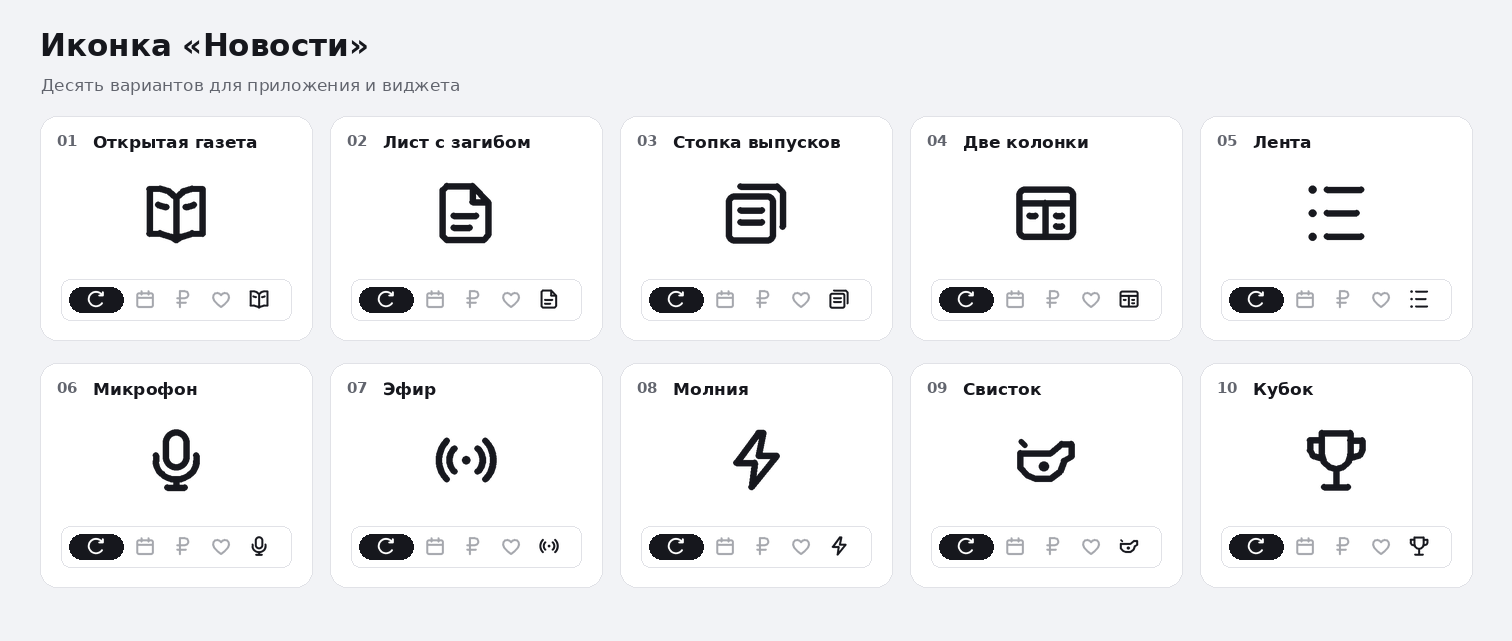

Generate this figure with Python:
"""Draw alternative Simple Tasks tab icons and show them in the widget panel."""

from pathlib import Path
from PIL import Image, ImageDraw, ImageFont

SURFACE = "#ffffff"
CANVAS = "#f2f3f6"
TEXT = "#16171d"
SECONDARY = "#62656e"
INACTIVE = "#a5a7ad"
BORDER = "#e1e2e7"
FONT = Path("/usr/share/fonts/truetype/dejavu")

VARIANTS = [
    "Открытая газета",
    "Лист с загибом",
    "Стопка выпусков",
    "Две колонки",
    "Лента",
    "Микрофон",
    "Эфир",
    "Молния",
    "Свисток",
    "Кубок",
]


class Mark:
    size = 192
    density = size / 24

    def __init__(self):
        self.mask = Image.new("L", (self.size, self.size))
        self.draw = ImageDraw.Draw(self.mask)

    def path(self, *points, weight=1.8):
        vertices = [(round(x * self.density), round(y * self.density)) for x, y in points]
        width = round(weight * self.density)
        self.draw.line(vertices, fill=255, width=width, joint="curve")
        radius = (width - 1) / 2
        for x, y in vertices:
            self.draw.ellipse((x - radius, y - radius, x + radius, y + radius), fill=255)

    def rounded(self, x1, y1, x2, y2, radius=1.5, weight=1.8):
        offset = weight / 2
        box = tuple(round(v * self.density) for v in (x1 - offset, y1 - offset, x2 + offset, y2 + offset))
        self.draw.rounded_rectangle(box, radius=round((radius + offset) * self.density),
                                    outline=255, width=round(weight * self.density))

    def dot(self, x, y, radius=1):
        box = tuple(round(v * self.density) for v in (x - radius, y - radius, x + radius, y + radius))
        self.draw.ellipse(box, fill=255)

    def arc(self, x1, y1, x2, y2, start, end, weight=1.8):
        from math import cos, radians, sin
        center_x, center_y = (x1 + x2) / 2, (y1 + y2) / 2
        radius_x, radius_y = (x2 - x1) / 2, (y2 - y1) / 2
        angles = [radians(start + (end - start) * i / 30) for i in range(31)]
        self.path(*[(center_x + radius_x * cos(angle), center_y + radius_y * sin(angle))
                    for angle in angles], weight=weight)


def icon(number):
    m = Mark()
    match number:
        case 1:
            m.path((12, 7.8), (10.1, 6.1), (7.6, 5.4), (4.8, 5.5), (4.8, 17.6),
                   (7.6, 17.5), (10.8, 18.5), (12, 19.4), (13.2, 18.5), (16.4, 17.5),
                   (19.2, 17.6), (19.2, 5.5), (16.4, 5.4), (13.9, 6.1), (12, 7.8), (12, 19.4))
            m.path((7.1, 9.7), (9.4, 10.4))
            m.path((14.6, 10.4), (16.9, 9.7))
        case 2:
            m.path((6.7, 4.6), (13.7, 4.6), (18, 9), (18, 18), (16.8, 19.4), (6.7, 19.4),
                   (5.6, 18.3), (5.6, 5.7), (6.7, 4.6))
            m.path((13.7, 4.6), (13.7, 9), (18, 9))
            m.path((8.6, 12.7), (14.8, 12.7))
            m.path((8.6, 16), (13, 16))
        case 3:
            m.path((7.7, 4.7), (17.8, 4.7), (19.3, 6.2), (19.3, 15.8))
            m.rounded(4.7, 7.5, 16.5, 19.3)
            m.path((7.7, 11.2), (13.6, 11.2))
            m.path((7.7, 14.5), (13.6, 14.5))
        case 4:
            m.rounded(4.8, 5.7, 19.2, 18.3)
            m.path((4.8, 9.3), (19.2, 9.3))
            m.path((11.8, 9.3), (11.8, 18.3))
            m.path((7.5, 12.8), (9.1, 12.8))
            m.path((14.7, 12.8), (16.4, 12.8))
            m.path((14.7, 15.6), (16.4, 15.6))
        case 5:
            for y, end in ((5.6, 18.9), (12, 17.6), (18.4, 18.9)):
                m.dot(5.6, y, 1.05)
                m.path((9.5, y), (end, y))
        case 6:
            m.rounded(9.3, 4.5, 14.7, 13.9, radius=2.7)
            m.arc(6.5, 7.5, 17.5, 17.3, 0, 180)
            m.path((6.5, 10.8), (6.5, 12.4))
            m.path((17.5, 10.8), (17.5, 12.4))
            m.path((12, 17.3), (12, 19.5))
            m.path((9.6, 19.5), (14.4, 19.5))
        case 7:
            m.dot(12, 12, 1.15)
            for start, end in ((135, 225), (315, 405)):
                m.arc(7.5, 7.5, 16.5, 16.5, start, end)
                m.arc(4.6, 4.6, 19.4, 19.4, start, end)
        case 8:
            m.path((12.6, 4.6), (6.6, 12.8), (11.6, 12.8), (10.7, 19.4), (17.6, 10.9),
                   (12.7, 10.9), (14, 4.6), (12.6, 4.6))
        case 9:
            m.path((5, 10.1), (13.2, 10.1), (16.2, 7.6), (18.9, 7.6), (18.9, 11.1),
                   (16.9, 12.3), (15.7, 15.3), (13.2, 17.1), (9.3, 17.1), (6.9, 16.1),
                   (5, 14.1), (5, 10.1))
            m.dot(11.4, 13.7, 1.35)
            m.path((6.3, 8), (5.2, 7), weight=1.55)
        case 10:
            m.path((8.1, 4.6), (15.9, 4.6), (15.9, 10.5), (15.3, 12.6), (13.8, 14),
                   (12, 14.5), (10.2, 14), (8.7, 12.6), (8.1, 10.5), (8.1, 4.6))
            m.path((8.1, 6.6), (4.9, 6.6), (4.9, 9.4), (5.6, 10.8), (8.1, 11.5))
            m.path((15.9, 6.6), (19.1, 6.6), (19.1, 9.4), (18.4, 10.8), (15.9, 11.5))
            m.path((12, 14.5), (12, 19.4))
            m.path((8.7, 19.4), (15.3, 19.4))
    return m.mask


def existing(symbol):
    m = Mark()
    match symbol:
        case "tasks":
            m.rounded(5.4, 7.1, 18.6, 18.7)
            m.path((5.4, 10.9), (18.6, 10.9))
            m.path((9, 5.4), (9, 8.2))
            m.path((15, 5.4), (15, 8.2))
        case "finance":
            m.path((9.4, 19), (9.4, 5.1), (13.2, 5.1), (15.6, 5.9),
                   (16.4, 7.6), (16.4, 9.1), (15.3, 10.8), (13.2, 11.4), (7.1, 11.4))
            m.path((7.1, 15.1), (14.4, 15.1))
        case "health":
            m.path((12, 18.9), (9.2, 16.8), (6.2, 13.5), (5.2, 10.9), (5.6, 8.6),
                   (6.9, 7.1), (9, 6.7), (10.8, 7.4), (12, 8.7), (13.2, 7.4),
                   (15, 6.7), (17.1, 7.1), (18.4, 8.6), (18.8, 10.9), (17.8, 13.5),
                   (14.8, 16.8), (12, 18.9))
        case "refresh":
            m.arc(5.3, 5.3, 18.7, 18.7, 35, 322)
            m.path((18.2, 5.7), (18.2, 8.8), (15, 8.8))
    return m.mask


def paste_mark(board, mask, center_x, center_y, pixels, color):
    scaled = mask.resize((pixels, pixels), Image.Resampling.LANCZOS)
    board.paste(color, (center_x - pixels // 2, center_y - pixels // 2,
                        center_x - pixels // 2 + pixels, center_y - pixels // 2 + pixels), scaled)


def render(path):
    board = Image.new("RGB", (1512, 641), CANVAS)
    d = ImageDraw.Draw(board)
    bold = lambda size: ImageFont.truetype(str(FONT / "DejaVuSans-Bold.ttf"), size)
    regular = lambda size: ImageFont.truetype(str(FONT / "DejaVuSans.ttf"), size)

    d.text((40, 27), "Иконка «Новости»", fill=TEXT, font=bold(31))
    d.text((41, 75), "Десять вариантов для приложения и виджета", fill=SECONDARY, font=regular(17))

    for index, label in enumerate(VARIANTS):
        number = index + 1
        row, col = divmod(index, 5)
        x = 40 + col * 290
        y = 116 + row * 247
        d.rounded_rectangle((x, y, x + 272, y + 224), radius=17, fill=SURFACE, outline=BORDER)
        d.text((x + 17, y + 16), f"{number:02d}", fill=SECONDARY, font=bold(15))
        d.text((x + 53, y + 16), label, fill=TEXT, font=bold(17))
        mark = icon(number)
        paste_mark(board, mark, x + 136, y + 97, 88, TEXT)

        bar_x, bar_y = x + 21, y + 163
        d.rounded_rectangle((bar_x, bar_y, bar_x + 230, bar_y + 41), radius=9,
                            fill=SURFACE, outline=BORDER)
        d.rounded_rectangle((bar_x + 8, bar_y + 8, bar_x + 62, bar_y + 33),
                            radius=13, fill=TEXT)
        paste_mark(board, existing("refresh"), bar_x + 35, bar_y + 20, 26, SURFACE)
        for cell, symbol in enumerate(("tasks", "finance", "health")):
            paste_mark(board, existing(symbol), bar_x + 84 + cell * 38, bar_y + 20, 28, INACTIVE)
        paste_mark(board, mark, bar_x + 198, bar_y + 20, 28, TEXT)

    board.save(path, optimize=True)


if __name__ == "__main__":
    render(Path(__file__).with_suffix(".png"))
